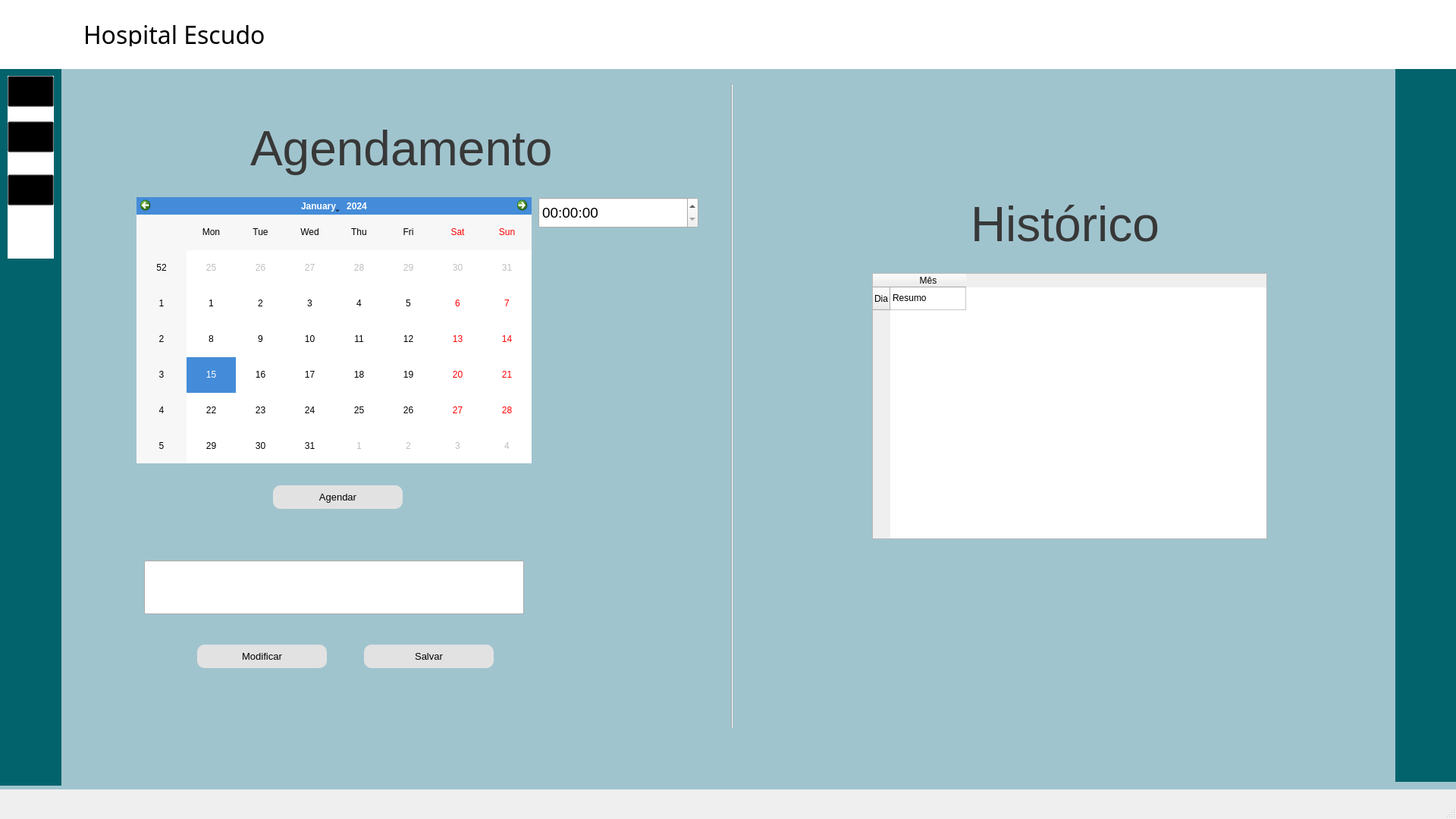
<?xml version="1.0" encoding="UTF-8"?>
<ui version="4.0">
 <class>MainWindow</class>
 <widget class="QMainWindow" name="MainWindow">
  <property name="geometry">
   <rect>
    <x>0</x>
    <y>0</y>
    <width>1920</width>
    <height>1080</height>
   </rect>
  </property>
  <property name="windowTitle">
   <string>MainWindow</string>
  </property>
  <widget class="QWidget" name="centralwidget">
   <widget class="QLabel" name="label">
    <property name="geometry">
     <rect>
      <x>0</x>
      <y>0</y>
      <width>1921</width>
      <height>91</height>
     </rect>
    </property>
    <property name="styleSheet">
     <string notr="true">background-color:white;</string>
    </property>
    <property name="text">
     <string/>
    </property>
   </widget>
   <widget class="QLabel" name="label_3">
    <property name="geometry">
     <rect>
      <x>0</x>
      <y>80</y>
      <width>1941</width>
      <height>961</height>
     </rect>
    </property>
    <property name="styleSheet">
     <string notr="true">background-color: rgb(160, 196, 206);
</string>
    </property>
    <property name="text">
     <string/>
    </property>
   </widget>
   <widget class="QLabel" name="label_4">
    <property name="geometry">
     <rect>
      <x>110</x>
      <y>30</y>
      <width>241</width>
      <height>31</height>
     </rect>
    </property>
    <property name="font">
     <font>
      <family>Mistral</family>
      <pointsize>24</pointsize>
     </font>
    </property>
    <property name="text">
     <string>Hospital Escudo</string>
    </property>
   </widget>
   <widget class="QLabel" name="label_2">
    <property name="geometry">
     <rect>
      <x>40</x>
      <y>20</y>
      <width>51</width>
      <height>51</height>
     </rect>
    </property>
    <property name="text">
     <string/>
    </property>
    <property name="pixmap">
     <pixmap>../../../../Downloads/4314139-escudo-com-cruz-gratis-vetor.jpg</pixmap>
    </property>
    <property name="scaledContents">
     <bool>true</bool>
    </property>
   </widget>
   <widget class="QLabel" name="label_12">
    <property name="geometry">
     <rect>
      <x>0</x>
      <y>85</y>
      <width>81</width>
      <height>951</height>
     </rect>
    </property>
    <property name="styleSheet">
     <string notr="true">background-color: rgb(3, 99, 108);</string>
    </property>
    <property name="text">
     <string/>
    </property>
   </widget>
   <widget class="QLabel" name="label_13">
    <property name="geometry">
     <rect>
      <x>1840</x>
      <y>80</y>
      <width>81</width>
      <height>951</height>
     </rect>
    </property>
    <property name="styleSheet">
     <string notr="true">background-color: rgb(3, 99, 108);</string>
    </property>
    <property name="text">
     <string/>
    </property>
   </widget>
   <widget class="QCalendarWidget" name="calendarWidget">
    <property name="geometry">
     <rect>
      <x>180</x>
      <y>260</y>
      <width>521</width>
      <height>351</height>
     </rect>
    </property>
    <property name="styleSheet">
     <string notr="true">selection-background-color: rgb(68, 140, 217);
selection-color: rgb(255, 255, 255);</string>
    </property>
   </widget>
   <widget class="QLabel" name="label_14">
    <property name="geometry">
     <rect>
      <x>330</x>
      <y>160</y>
      <width>521</width>
      <height>71</height>
     </rect>
    </property>
    <property name="font">
     <font>
      <family>Arial</family>
      <pointsize>48</pointsize>
      <weight>50</weight>
      <bold>false</bold>
     </font>
    </property>
    <property name="styleSheet">
     <string notr="true">color: rgb(56, 56, 56);</string>
    </property>
    <property name="text">
     <string>Agendamento</string>
    </property>
   </widget>
   <widget class="QPushButton" name="pushButton">
    <property name="geometry">
     <rect>
      <x>360</x>
      <y>640</y>
      <width>171</width>
      <height>31</height>
     </rect>
    </property>
    <property name="font">
     <font>
      <pointsize>10</pointsize>
      <weight>50</weight>
      <bold>false</bold>
     </font>
    </property>
    <property name="styleSheet">
     <string notr="true">border-radius:10px;
background-color: rgb(226, 226, 226);</string>
    </property>
    <property name="text">
     <string>Agendar</string>
    </property>
   </widget>
   <widget class="Line" name="line_2">
    <property name="geometry">
     <rect>
      <x>910</x>
      <y>110</y>
      <width>110</width>
      <height>851</height>
     </rect>
    </property>
    <property name="orientation">
     <enum>Qt::Vertical</enum>
    </property>
   </widget>
   <widget class="QPushButton" name="pushButton_2">
    <property name="geometry">
     <rect>
      <x>260</x>
      <y>850</y>
      <width>171</width>
      <height>31</height>
     </rect>
    </property>
    <property name="font">
     <font>
      <pointsize>10</pointsize>
      <weight>50</weight>
      <bold>false</bold>
     </font>
    </property>
    <property name="styleSheet">
     <string notr="true">border-radius:10px;
background-color: rgb(226, 226, 226);</string>
    </property>
    <property name="text">
     <string>Modificar</string>
    </property>
   </widget>
   <widget class="QTableWidget" name="tableWidget">
    <property name="geometry">
     <rect>
      <x>1150</x>
      <y>360</y>
      <width>521</width>
      <height>351</height>
     </rect>
    </property>
    <row>
     <property name="text">
      <string>Dia</string>
     </property>
     <property name="background">
      <color>
       <red>92</red>
       <green>144</green>
       <blue>152</blue>
      </color>
     </property>
    </row>
    <column>
     <property name="text">
      <string>Mês</string>
     </property>
    </column>
    <item row="0" column="0">
     <property name="text">
      <string>Resumo</string>
     </property>
    </item>
   </widget>
   <widget class="QLabel" name="label_15">
    <property name="geometry">
     <rect>
      <x>1280</x>
      <y>260</y>
      <width>261</width>
      <height>71</height>
     </rect>
    </property>
    <property name="font">
     <font>
      <family>Arial</family>
      <pointsize>48</pointsize>
      <weight>50</weight>
      <bold>false</bold>
     </font>
    </property>
    <property name="styleSheet">
     <string notr="true">color: rgb(56, 56, 56);</string>
    </property>
    <property name="text">
     <string>Histórico</string>
    </property>
   </widget>
   <widget class="QPushButton" name="pushButton_3">
    <property name="geometry">
     <rect>
      <x>480</x>
      <y>850</y>
      <width>171</width>
      <height>31</height>
     </rect>
    </property>
    <property name="font">
     <font>
      <pointsize>10</pointsize>
      <weight>50</weight>
      <bold>false</bold>
     </font>
    </property>
    <property name="styleSheet">
     <string notr="true">border-radius:10px;
background-color: rgb(226, 226, 226);</string>
    </property>
    <property name="text">
     <string>Salvar</string>
    </property>
   </widget>
   <widget class="QLineEdit" name="lineEdit">
    <property name="geometry">
     <rect>
      <x>190</x>
      <y>739</y>
      <width>501</width>
      <height>71</height>
     </rect>
    </property>
   </widget>
   <widget class="QTimeEdit" name="timeEdit">
    <property name="geometry">
     <rect>
      <x>710</x>
      <y>260</y>
      <width>211</width>
      <height>41</height>
     </rect>
    </property>
    <property name="font">
     <font>
      <pointsize>14</pointsize>
     </font>
    </property>
    <property name="styleSheet">
     <string notr="true"/>
    </property>
   </widget>
   <widget class="QLabel" name="label_5">
    <property name="geometry">
     <rect>
      <x>1520</x>
      <y>15</y>
      <width>381</width>
      <height>51</height>
     </rect>
    </property>
    <property name="font">
     <font>
      <family>Arial</family>
      <pointsize>12</pointsize>
     </font>
    </property>
    <property name="text">
     <string/>
    </property>
   </widget>
   <widget class="QPushButton" name="pushButton_5">
    <property name="geometry">
     <rect>
      <x>10</x>
      <y>230</y>
      <width>61</width>
      <height>41</height>
     </rect>
    </property>
    <property name="styleSheet">
     <string notr="true">background-color: transparent;</string>
    </property>
    <property name="text">
     <string/>
    </property>
    <property name="icon">
     <iconset>
      <normaloff>cadastro.png</normaloff>cadastro.png</iconset>
    </property>
    <property name="iconSize">
     <size>
      <width>61</width>
      <height>41</height>
     </size>
    </property>
   </widget>
   <widget class="QPushButton" name="pushButton_4">
    <property name="geometry">
     <rect>
      <x>10</x>
      <y>160</y>
      <width>61</width>
      <height>41</height>
     </rect>
    </property>
    <property name="styleSheet">
     <string notr="true">background-color: transparent;</string>
    </property>
    <property name="text">
     <string/>
    </property>
    <property name="icon">
     <iconset>
      <normaloff>plano.png</normaloff>plano.png</iconset>
    </property>
    <property name="iconSize">
     <size>
      <width>61</width>
      <height>41</height>
     </size>
    </property>
   </widget>
   <widget class="QPushButton" name="pushButton_6">
    <property name="geometry">
     <rect>
      <x>10</x>
      <y>100</y>
      <width>61</width>
      <height>41</height>
     </rect>
    </property>
    <property name="styleSheet">
     <string notr="true">background-color: transparent;</string>
    </property>
    <property name="text">
     <string/>
    </property>
    <property name="icon">
     <iconset>
      <normaloff>dinheio.png</normaloff>dinheio.png</iconset>
    </property>
    <property name="iconSize">
     <size>
      <width>71</width>
      <height>41</height>
     </size>
    </property>
   </widget>
   <widget class="QLabel" name="label_20">
    <property name="geometry">
     <rect>
      <x>10</x>
      <y>100</y>
      <width>61</width>
      <height>241</height>
     </rect>
    </property>
    <property name="styleSheet">
     <string notr="true">background-color: rgb(255, 255, 255);</string>
    </property>
    <property name="text">
     <string/>
    </property>
   </widget>
   <zorder>label_3</zorder>
   <zorder>label_12</zorder>
   <zorder>label_13</zorder>
   <zorder>label</zorder>
   <zorder>label_2</zorder>
   <zorder>label_4</zorder>
   <zorder>calendarWidget</zorder>
   <zorder>label_14</zorder>
   <zorder>pushButton</zorder>
   <zorder>line_2</zorder>
   <zorder>pushButton_2</zorder>
   <zorder>tableWidget</zorder>
   <zorder>label_15</zorder>
   <zorder>pushButton_3</zorder>
   <zorder>lineEdit</zorder>
   <zorder>timeEdit</zorder>
   <zorder>label_5</zorder>
   <zorder>label_20</zorder>
   <zorder>pushButton_5</zorder>
   <zorder>pushButton_4</zorder>
   <zorder>pushButton_6</zorder>
  </widget>
  <widget class="QMenuBar" name="menubar">
   <property name="geometry">
    <rect>
     <x>0</x>
     <y>0</y>
     <width>1920</width>
     <height>21</height>
    </rect>
   </property>
  </widget>
  <widget class="QStatusBar" name="statusbar"/>
 </widget>
 <resources/>
 <connections/>
</ui>
